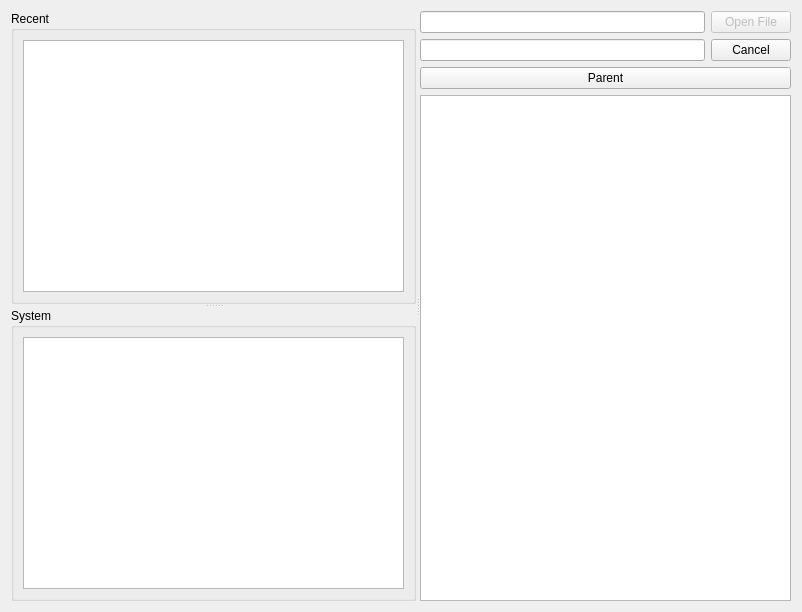
<?xml version="1.0" encoding="UTF-8"?>
<ui version="4.0">
 <class>FormSystemBrowser</class>
 <widget class="QWidget" name="FormSystemBrowser">
  <property name="geometry">
   <rect>
    <x>0</x>
    <y>0</y>
    <width>802</width>
    <height>612</height>
   </rect>
  </property>
  <property name="windowTitle">
   <string>Form</string>
  </property>
  <layout class="QHBoxLayout" name="horizontalLayout">
   <item>
    <widget class="QSplitter" name="splitter_2">
     <property name="orientation">
      <enum>Qt::Horizontal</enum>
     </property>
     <widget class="QSplitter" name="splitter">
      <property name="orientation">
       <enum>Qt::Vertical</enum>
      </property>
      <widget class="QGroupBox" name="groupBox">
       <property name="sizePolicy">
        <sizepolicy hsizetype="Preferred" vsizetype="Preferred">
         <horstretch>0</horstretch>
         <verstretch>0</verstretch>
        </sizepolicy>
       </property>
       <property name="minimumSize">
        <size>
         <width>0</width>
         <height>0</height>
        </size>
       </property>
       <property name="maximumSize">
        <size>
         <width>16777215</width>
         <height>16777215</height>
        </size>
       </property>
       <property name="title">
        <string>Recent</string>
       </property>
       <layout class="QHBoxLayout" name="horizontalLayout_2">
        <item>
         <widget class="QListView" name="listView_recent">
          <property name="sizePolicy">
           <sizepolicy hsizetype="Expanding" vsizetype="Expanding">
            <horstretch>0</horstretch>
            <verstretch>0</verstretch>
           </sizepolicy>
          </property>
          <property name="minimumSize">
           <size>
            <width>0</width>
            <height>0</height>
           </size>
          </property>
          <property name="maximumSize">
           <size>
            <width>16777215</width>
            <height>16777215</height>
           </size>
          </property>
         </widget>
        </item>
       </layout>
      </widget>
      <widget class="QGroupBox" name="groupBox_2">
       <property name="maximumSize">
        <size>
         <width>16777215</width>
         <height>16777215</height>
        </size>
       </property>
       <property name="title">
        <string>System</string>
       </property>
       <layout class="QHBoxLayout" name="horizontalLayout_3">
        <item>
         <widget class="QListView" name="listView_system">
          <property name="maximumSize">
           <size>
            <width>16777215</width>
            <height>16777215</height>
           </size>
          </property>
         </widget>
        </item>
       </layout>
      </widget>
     </widget>
     <widget class="QWidget" name="layoutWidget">
      <layout class="QVBoxLayout" name="verticalLayout">
       <item>
        <layout class="QGridLayout" name="gridLayout">
         <item row="1" column="1">
          <widget class="QPushButton" name="pushButton_cancel">
           <property name="text">
            <string>Cancel</string>
           </property>
          </widget>
         </item>
         <item row="0" column="1">
          <widget class="QPushButton" name="pushButton_actionFile">
           <property name="enabled">
            <bool>false</bool>
           </property>
           <property name="text">
            <string>Open File</string>
           </property>
          </widget>
         </item>
         <item row="0" column="0">
          <widget class="QLineEdit" name="lineEdit_currentPath"/>
         </item>
         <item row="1" column="0">
          <widget class="QLineEdit" name="lineEdit_currentFile"/>
         </item>
        </layout>
       </item>
       <item>
        <widget class="QPushButton" name="pushButton_parent">
         <property name="text">
          <string>Parent</string>
         </property>
        </widget>
       </item>
       <item>
        <widget class="QListView" name="listView_current"/>
       </item>
      </layout>
     </widget>
    </widget>
   </item>
  </layout>
 </widget>
 <resources/>
 <connections/>
</ui>
